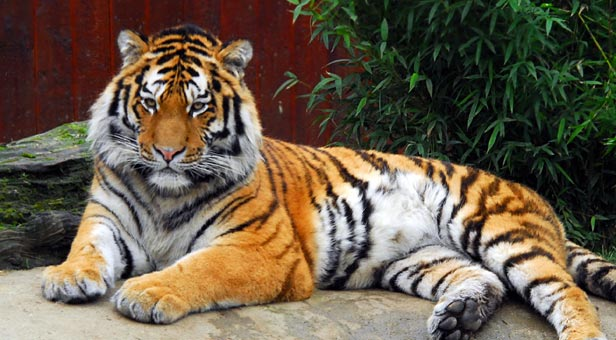
%> input picture Computer Vision Part II 2015/Lab3 2015/tiger1.jpg, 616 x 340 px
$ octave mean_shift_example.m   (GNU Octave 9; MATLAB toolbox functions it lacks are replaced by stand-ins)
%> lines starting %> are read from the running program, lines starting %| are printed output that depends on the picture
### Computer Vision Part II 2015/Lab3 2015/kmeans_segm.m
function [segmentation,centers]=kmeans_segm(image,K,L,seed)
    if nargin>3
        rng(seed);
    end
    if ndims(image)==3
        Ivec=single(reshape(image,size(image,1)*size(image,2),3));
    else
        Ivec=image;
    end
    centers=Ivec(round(rand(K,1)*(size(Ivec,1)-1))+1,:);
    dist=pdist2(Ivec,centers);
    for i=1:L
        [~,clusterMask]=min(dist,[],2);     %The clusters are represented in the columns, so we min in each row
        for j=1:K
            centers(j,:)=mean(Ivec(clusterMask==j,:),1);
        end
        dist=pdist2(Ivec,centers);
    end
    if ndims(image)==3
        segmentation=reshape(clusterMask,size(image,1),size(image,2));
    else
        segmentation=clusterMask;
    end
end

% [18 lines of commented-out code are left out]

### Computer Vision Part II 2015/Lab3 2015/mean_shift_segm.m
function segm = mean_shift_segm(I, spatial_bandwidth, colour_bandwidth, num_iterations)

tic
fprintf('Find colour channels with K-means...\n');
K = 16;
[ segm, centers ] = kmeans_segm(I, K, 10, 4321);
toc

centers(isnan(centers)) = 0.0;
%imshow(overlay_bounds(I, segm))
%pause

[ height, width, depth ] = size(I);
idx = reshape(segm, [height, width]);
maps = zeros(height, width, K, 'single');
mapx = zeros(height, width, K, 'single');
mapy = zeros(height, width, K, 'single');
[X, Y] = meshgrid(1:width, 1: height);
for k = 1:K
    maps(:,:,k) = (idx == k);
    mapx(:,:,k) = maps(:,:,k).*X;
    mapy(:,:,k) = maps(:,:,k).*Y;
end
s = 2*ceil(1.5*spatial_bandwidth) + 1;
h = fspecial('gaussian', [s s], spatial_bandwidth);
mapsw = reshape(imfilter(maps, h), [width*height,K]) + 1e-6;
mapsx = reshape(imfilter(mapx, h), [width*height,K]);
mapsy = reshape(imfilter(mapy, h), [width*height,K]);
toc

fprintf('Search for high density points...\n');
constC = -0.5/(colour_bandwidth^2);
x = reshape(X, [width*height, 1]);
y = reshape(Y, [width*height, 1]);
Ic = single(reshape(I, [width*height, 3]));
wei = exp(constC*pdist2(Ic, centers));
for l = 1:num_iterations
    p = (round(x)-1)*height + round(y);
    ww = mapsw(p,:) .* wei;
    w = sum(ww, 2);
    u = bsxfun(@rdivide, ww*centers, w);
    x = bsxfun(@rdivide, sum(mapsx(p,:).*wei, 2), w);
    y = bsxfun(@rdivide, sum(mapsy(p,:).*wei, 2), w);
    wei = bsxfun(@rdivide, ww, w);
    x = max(min(x, width), 1);
    y = max(min(y, height), 1);
    toc
end

fprintf('Assign high density points to pixels...\n');
XY = [ x, y ];
thr = 10.0;
val = 0;
mask = zeros(height*width, 1, 'int16');
for y=1:height
    for x=1:width
        p = round(x-1)*height + round(y);
        if mask(p)==0
    	    stack = [ p ];
            val = val + 1;
            mask(p) = val;
            while length(stack)>0
	        p0 = stack(end);
                xy = XY(p0,:);
                x0 = floor((p0-1)/height) + 1;
                y0 = mod(p0-1, height) + 1;
	        stack = stack(1:end-1);
                if x0<width & mask(p0+height)==0 & sum((xy-XY(p0+height,:)).^2)<thr
                    stack = [ stack, p0+height ];
                    mask(p0+height) = val;
                end
                if x0>1 & mask(p0-height)==0 & sum((xy-XY(p0-height,:)).^2)<thr
                    stack = [ stack, p0-height ];
                    mask(p0-height) = val;
                end
                if y0<height & mask(p0+1)==0 & sum((xy-XY(p0+1,:)).^2)<thr
                    stack = [ stack, p0+1 ];
                    mask(p0+1) = val;
                end
                if y0>1 & mask(p0-1)==0 & sum((xy-XY(p0-1,:)).^2)<thr
                    stack = [ stack, p0-1 ];
                    mask(p0-1) = val;
                end
            end
        end
    end
end
segm = reshape(mask, [height,width]);
toc

### Computer Vision Part II 2015/Lab3 2015/mean_shift_example.m
scale_factor = 0.5;       % image downscale factor
spatial_bandwidth = 5.0;  % spatial bandwidth
colour_bandwidth = 5.0;   % colour bandwidth
num_iterations = 40;      % number of mean-shift iterations
image_sigma = 1.0;        % image preblurring scale

I = imread('tiger1.jpg');
%> I is the input picture: size 340x616x3 uint8; mean R, G, B 106, 92.5, 74.4
I = imresize(I, scale_factor);
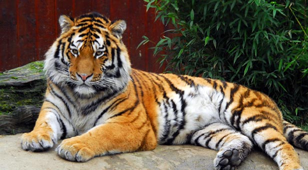
%> I: size 170x308x3 uint8; mean R, G, B 106, 92.5, 74.4
Iback = I;
d = 2*ceil(image_sigma*2) + 1;
h = fspecial('gaussian', [d d], image_sigma);
I = imfilter(I, h);
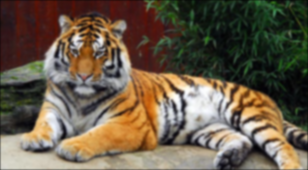
%> I: size 170x308x3 uint8; mean R, G, B 105.4, 91.9, 73.9

segm = mean_shift_segm(I, spatial_bandwidth, colour_bandwidth, num_iterations);
%> after the loop in kmeans_segm, `for i=1:L`: centers = 16 rows, first 12: [104.1 99.75 92.53; 177.3 172.5 163.3; 13.65 19.26 15.1; 152.7 115.5 72.67; 46.08 46.28 40.19; 217.6 213 204.4; 56.38 25.17 23.75; 160.9 149.6 129.8; 75.25 27.52 19.63; 78.39 70.73 62.55; 130.1 128.7 123.8; 198.6 132.8 59.24]
%> in kmeans_segm, `segmentation=reshape(clusterMask,size(image,1),size(image,2));`:
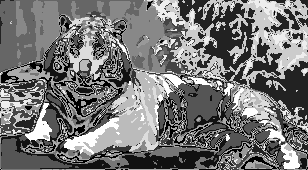
%> segmentation: size 170x308 double; min 1, max 16, mean 7.99; drawn with min black and max white
%> the run ends on the next line

$ run again, with Computer Vision Part II 2015/Lab3 2015/tiger2.jpg copied over Computer Vision Part II 2015/Lab3 2015/tiger1.jpg
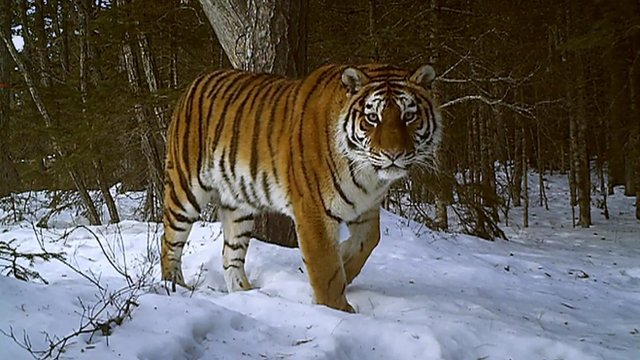
%> input picture Computer Vision Part II 2015/Lab3 2015/tiger2.jpg, 640 x 360 px
%> I is the input picture: size 360x640x3 uint8; mean R, G, B 97.4, 93.3, 88.1
%> `I = imfilter(I, h);`:
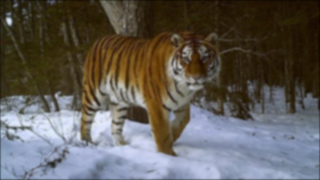
%> I: size 180x320x3 uint8; mean R, G, B 96.8, 92.7, 87.5
%> after the loop in kmeans_segm, `for i=1:L`: centers = 16 rows, first 12: [85.24 80.46 70.83; 127.3 96.64 47.7; 60.03 47.55 23.6; 176.8 185.9 211; 142.7 154.3 179; 103 103 100.4; 147.5 142.3 129.3; 68.69 60.46 44.84; 125.7 138.3 162.3; 40.3 28.73 7.95; 204.1 212.8 235.3; 99.04 66.23 23.17]
%> in kmeans_segm, `segmentation=reshape(clusterMask,size(image,1),size(image,2));`:
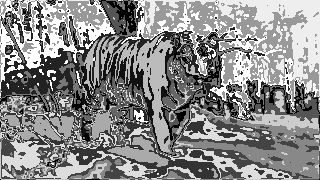
%> segmentation: size 180x320 double; min 1, max 16, mean 9.14; drawn with min black and max white

$ run again, with Computer Vision Part II 2015/Lab3 2015/tiger3.jpg copied over Computer Vision Part II 2015/Lab3 2015/tiger1.jpg
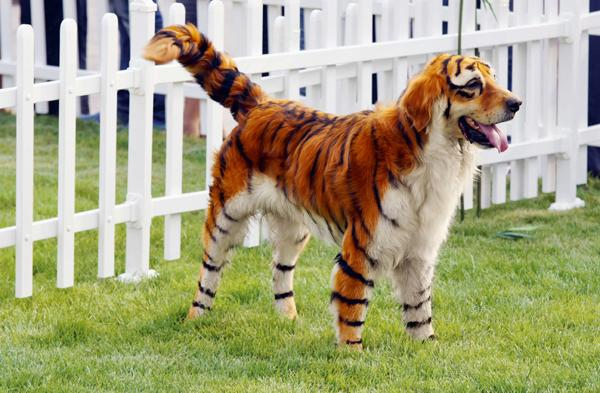
%> input picture Computer Vision Part II 2015/Lab3 2015/tiger3.jpg, 600 x 393 px
%> I is the input picture: size 393x600x3 uint8; mean R, G, B 166.4, 163.6, 127.4
%> `I = imfilter(I, h);`:
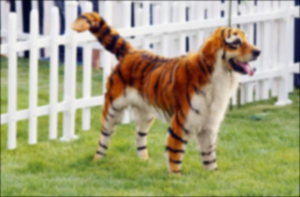
%> I: size 197x300x3 uint8; mean R, G, B 165.5, 162.7, 126.6
%> after the loop in kmeans_segm, `for i=1:L`: centers = 16 rows, first 12: [82.67 84.44 106.3; 41.52 25.34 38.32; 208 206.8 205.5; 228.7 228.3 229.2; 149.6 136.2 119.8; 107.4 104.7 66.52; 237.4 237.1 236.6; 168.6 175.9 103.5; 145.5 163.5 93.26; 219.1 218.5 219.9; 176.9 169.5 147.7; 109.2 43.42 16.58]
%> in kmeans_segm, `segmentation=reshape(clusterMask,size(image,1),size(image,2));`:
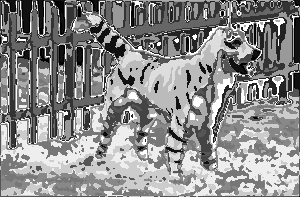
%> segmentation: size 197x300 double; min 1, max 16, mean 9.23; drawn with min black and max white
